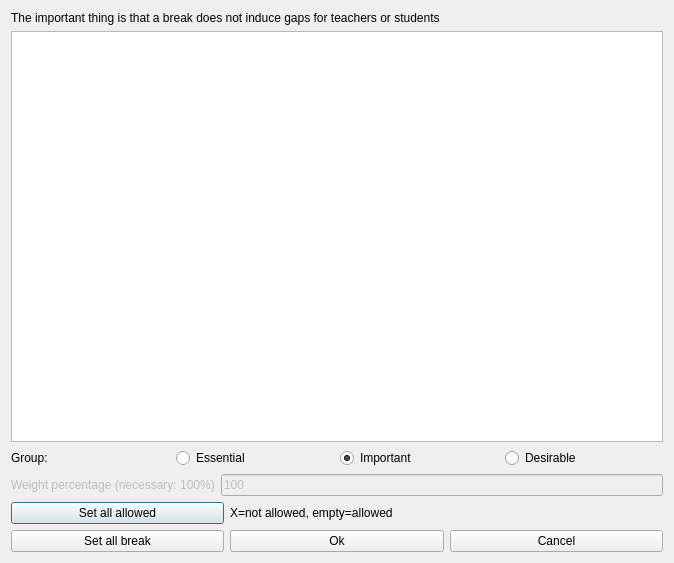
<?xml version="1.0" encoding="UTF-8"?>
<ui version="4.0">
 <class>ModifyConstraintBreakTimesForm_template</class>
 <widget class="QDialog" name="ModifyConstraintBreakTimesForm_template">
  <property name="geometry">
   <rect>
    <x>0</x>
    <y>0</y>
    <width>674</width>
    <height>563</height>
   </rect>
  </property>
  <property name="windowTitle">
   <string extracomment="This is the title of the dialog to modify a constraint of this type">Modify break times</string>
  </property>
  <layout class="QVBoxLayout" name="verticalLayout">
   <item>
    <widget class="QLabel" name="textLabel1">
     <property name="sizePolicy">
      <sizepolicy hsizetype="Minimum" vsizetype="Minimum">
       <horstretch>0</horstretch>
       <verstretch>0</verstretch>
      </sizepolicy>
     </property>
     <property name="text">
      <string>The important thing is that a break does not induce gaps for teachers or students</string>
     </property>
     <property name="wordWrap">
      <bool>true</bool>
     </property>
    </widget>
   </item>
   <item>
    <widget class="QTableWidget" name="notAllowedTimesTable"/>
   </item>
   <item>
    <layout class="QHBoxLayout" name="horizontalLayout_4">
     <item>
      <widget class="QLabel" name="groupTextLabel">
       <property name="text">
        <string>Group:</string>
       </property>
      </widget>
     </item>
     <item>
      <widget class="QRadioButton" name="essentialRadioButton">
       <property name="text">
        <string>Essential</string>
       </property>
      </widget>
     </item>
     <item>
      <widget class="QRadioButton" name="importantRadioButton">
       <property name="text">
        <string>Important</string>
       </property>
       <property name="checked">
        <bool>true</bool>
       </property>
      </widget>
     </item>
     <item>
      <widget class="QRadioButton" name="desirableRadioButton">
       <property name="text">
        <string>Desirable</string>
       </property>
      </widget>
     </item>
    </layout>
   </item>
   <item>
    <layout class="QHBoxLayout" name="weightBoxLayout">
     <item>
      <widget class="QLabel" name="weightTextLabel">
       <property name="enabled">
        <bool>false</bool>
       </property>
       <property name="frameShape">
        <enum>QFrame::NoFrame</enum>
       </property>
       <property name="frameShadow">
        <enum>QFrame::Plain</enum>
       </property>
       <property name="text">
        <string>Weight percentage (necessary: 100%)</string>
       </property>
       <property name="wordWrap">
        <bool>false</bool>
       </property>
      </widget>
     </item>
     <item>
      <widget class="QLineEdit" name="weightLineEdit">
       <property name="enabled">
        <bool>false</bool>
       </property>
       <property name="text">
        <string notr="true">100</string>
       </property>
      </widget>
     </item>
    </layout>
   </item>
   <item>
    <layout class="QGridLayout" name="buttonsGridLayout">
     <item row="0" column="0">
      <widget class="QPushButton" name="setAllAllowedPushButton">
       <property name="text">
        <string comment="It refers to time slots">Set all allowed</string>
       </property>
      </widget>
     </item>
     <item row="0" column="1" colspan="2">
      <widget class="QLabel" name="label">
       <property name="text">
        <string extracomment="This is an explanation in a dialog for a constraint. It says that symbol X means that this slot is not allowed, and an empty cell means that the slot is allowed">X=not allowed, empty=allowed</string>
       </property>
      </widget>
     </item>
     <item row="1" column="0">
      <widget class="QPushButton" name="setAllBreakPushButton">
       <property name="text">
        <string comment="It refers to time slots">Set all break</string>
       </property>
      </widget>
     </item>
     <item row="1" column="1">
      <widget class="QPushButton" name="okPushButton">
       <property name="text">
        <string>Ok</string>
       </property>
      </widget>
     </item>
     <item row="1" column="2">
      <widget class="QPushButton" name="cancelPushButton">
       <property name="text">
        <string>Cancel</string>
       </property>
      </widget>
     </item>
    </layout>
   </item>
  </layout>
 </widget>
 <layoutdefault spacing="6" margin="11"/>
 <resources/>
 <connections/>
</ui>
